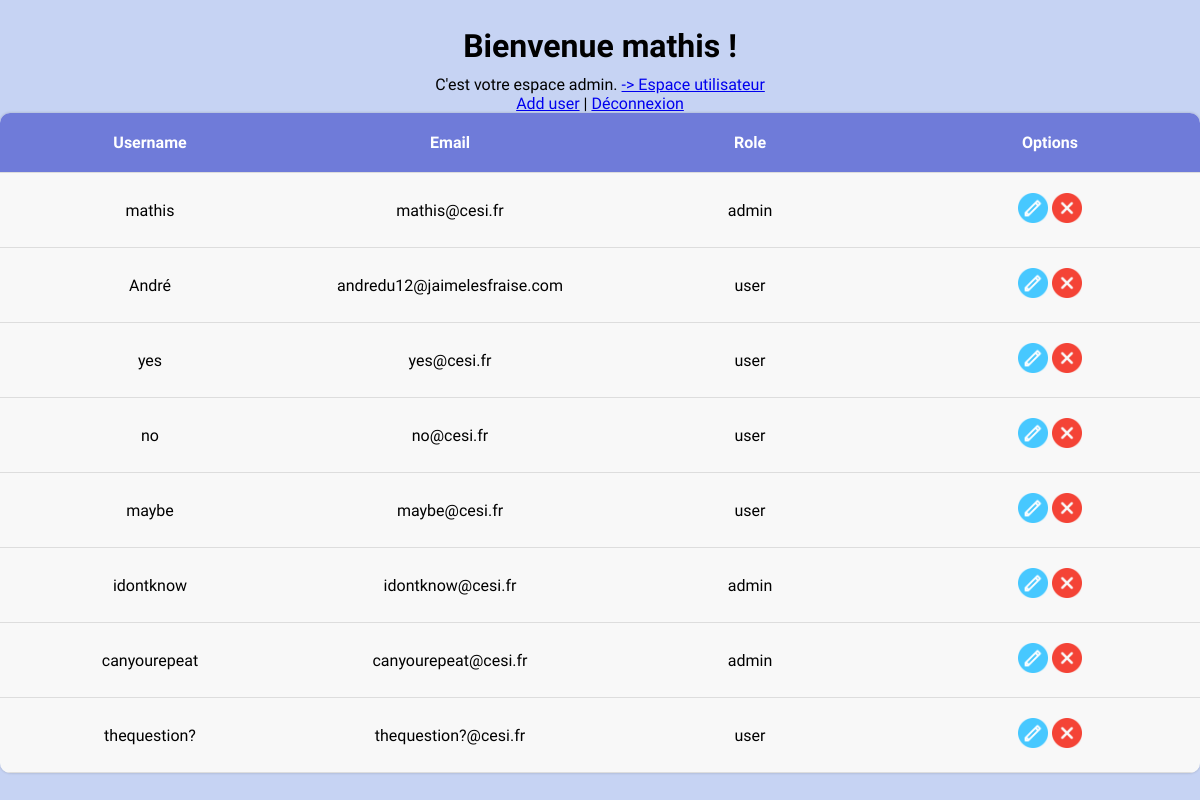
Before: /admin/home.php (signed in) with the older database file.
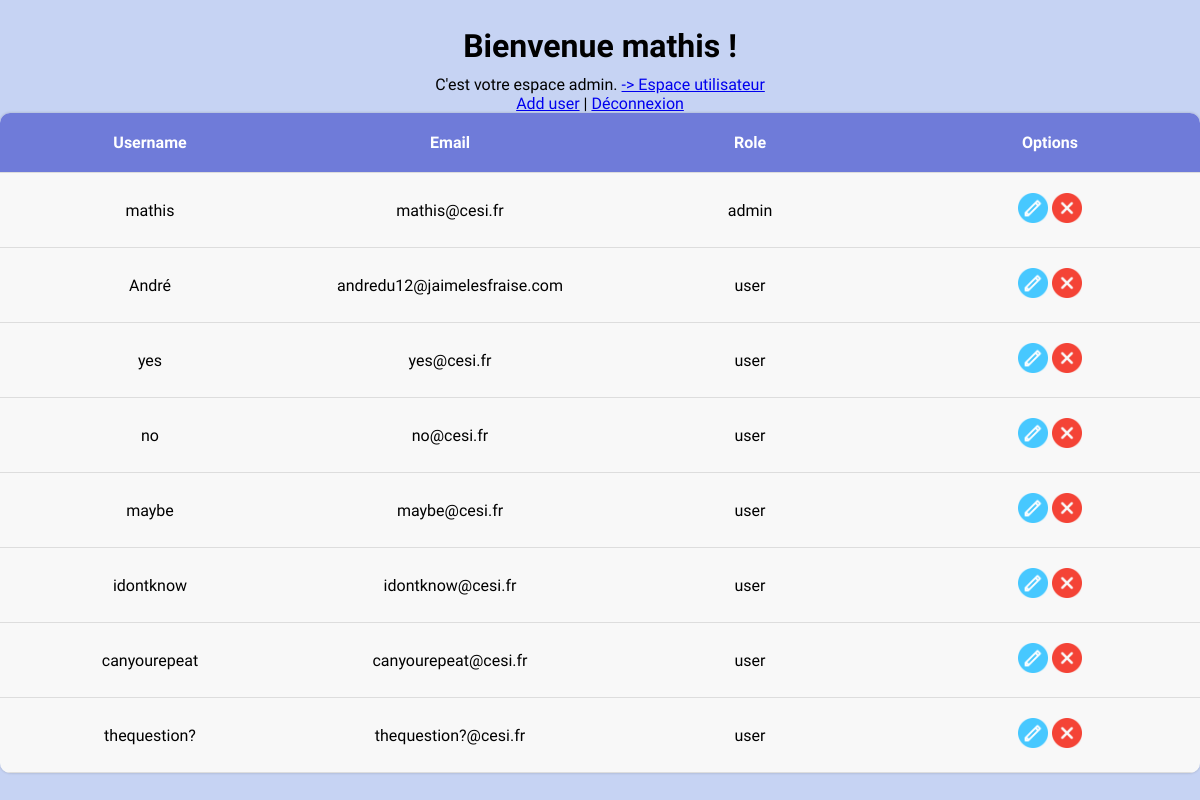
After: the same page with the newer database file.
### tables this page shows
CREATE TABLE IF NOT EXISTS `users` (
  `id` int NOT NULL AUTO_INCREMENT,
  `username` varchar(50) NOT NULL,
  `email` varchar(70) NOT NULL,
  `role` varchar(20) NOT NULL,
  `password` varchar(100) NOT NULL,
  PRIMARY KEY (`id`)
);

### admin/home.php (the view, shortened to what this page needs)
<?php
require('../config.php');
$sql= "SELECT * FROM users ORDER BY id";
$result=mysqli_query($conn, $sql);
?>
<!DOCTYPE html>
<html lang="en">
<head>
    <link rel="stylesheet" href="../style.css" />
</head>
<body>
    <div class="success">
        <h1>Bienvenue <?php echo $_SESSION['username']; ?> !</h1>
        <p>C'est votre espace admin. <a href='../user/index.php'>-> Espace utilisateur</a></p>
        <p>
            <a href="add_user.php">Add user</a> |
            <a href="../user/logout.php">Déconnexion</a>
        </p>
        <table>
            <thead>
                <tr>
                    <th>Username</th>
                    <th>Email</t>
                    <th>Role</th>
                    <th>Options</th>
                </tr>
            </thead>
            <tbody>
                <?php
                    while($row = mysqli_fetch_assoc($result)){
                ?>
                    <td data-label="Username : "> <?php echo $row['username']; ?></td>
                    <td data-label="Email : "> <?php echo $row['email']; ?></td>
                    <td data-label="Role : "> <?php echo $row['role']; ?></td>
                    <td  data-label="Options : ">
                        <a href="update_user.php?id=<?php echo $row['id']; ?>"><img src="../images/write.png"></a>
                        <a href="delete_user.php?id=<?php echo $row['id']; ?>"><img src="../images/remove.png"></a>
                    </td>
            </tbody>
            <?php
                }
            ?>
        </table>
    </div>
</body>
</html>

### style.css (style rules this page uses)
* { margin: 0; padding: 0; box-sizing: border-box; font-family: 'Rowdies', cursive; }
h1 { margin-bottom: 10px; text-align: center; }
p { text-align: center; }
body { display: flex; flex-direction: column; justify-content: center; align-items: center; background-color: #C6D3F3; min-height: 100vh; width: 100%; }
img { width: 30px; text-align: center; }
th { text-align: unset; background-color: #6F7BD9; color: #fff; }
table { box-shadow: 0 0 3px rgba(0, 0, 0, 0.2); border-collapse: collapse; width: 100%; table-layout: fixed; border-radius: 10px; overflow: hidden; }
table a { text-align: center; }
table tr { background-color: #f8f8f8; border-bottom: 1px solid #ddd; }
th, td { padding: 20px; text-align: center; }

Changed rows visible on the page:
changed users "idontknow": role "admin" → "user"
changed users "canyourepeat": role "admin" → "user"
